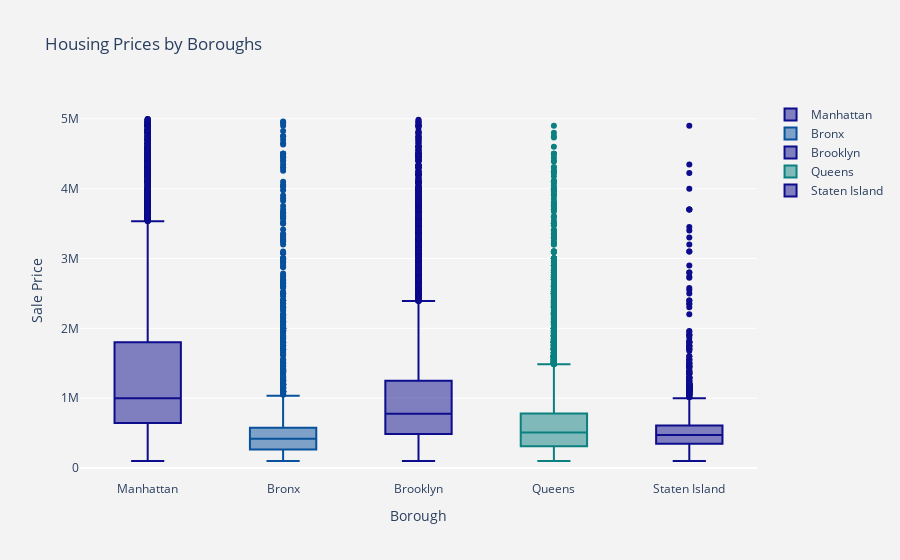

Write notebook code for a chart like this one.
### Code cell
#m = df.select_dtypes(np.number)
#df[m.columns]= m.round().astype('Int64')
pd.options.display.float_format = '{:,.0f}'.format
# Filter DataFrame
df2 = df[(df['SALE PRICE'] > 100000) & (df['SALE PRICE'] < 5000000)]
df2.rename(columns = {"SALE PRICE":"sale_price"},inplace = True)

boroughs = ['Manhattan', 'Bronx', 'Brooklyn', 'Queens', 'Staten Island']
colors = ['rgb(12, 12, 140)', 'rgb(8,81,156)', 'rgb(12, 12, 140)', 'rgb(12, 128, 128)', 'rgb(12, 12, 140)']

traces = []
for borough, color in zip(boroughs, colors):
    trace = go.Box(
        y=df2[df2.BOROUGH == borough].sale_price,
        name=borough,
        marker=dict(color=color)
    )
    traces.append(trace)

layout = go.Layout(
    title='Housing Prices by Boroughs',
    xaxis=dict(title='Borough'),
    yaxis=dict(title='Sale Price'),
    paper_bgcolor='rgb(243, 243, 243)',
    plot_bgcolor='rgb(243, 243, 243)'
)

fig = go.Figure(data=traces, layout=layout)
py.iplot(fig)

### Figure 1 — Plotly figure (JSON) as saved in the notebook; plotly's stock layout.template omitted (floating-point values rounded to 4 significant figures; data arrays with more than 128 entries replaced by an {"elided": "..."} marker saying what was removed)
{"data": [{"marker": {"color": "rgb(12, 12, 140)"}, "name": "Manhattan", "type": "box", "y": {"elided": "12320 int values"}}, {"marker": {"color": "rgb(8,81,156)"}, "name": "Bronx", "type": "box", "y": {"elided": "4565 int values"}}, {"marker": {"color": "rgb(12, 12, 140)"}, "name": "Brooklyn", "type": "box", "y": {"elided": "14536 int values"}}, {"marker": {"color": "rgb(12, 128, 128)"}, "name": "Queens", "type": "box", "y": {"elided": "17522 int values"}}, {"marker": {"color": "rgb(12, 12, 140)"}, "name": "Staten Island", "type": "box", "y": {"elided": "5714 int values"}}], "layout": {"paper_bgcolor": "rgb(243, 243, 243)", "plot_bgcolor": "rgb(243, 243, 243)", "title": {"text": "Housing Prices by Boroughs"}, "xaxis": {"title": {"text": "Borough"}}, "yaxis": {"title": {"text": "Sale Price"}}}}
